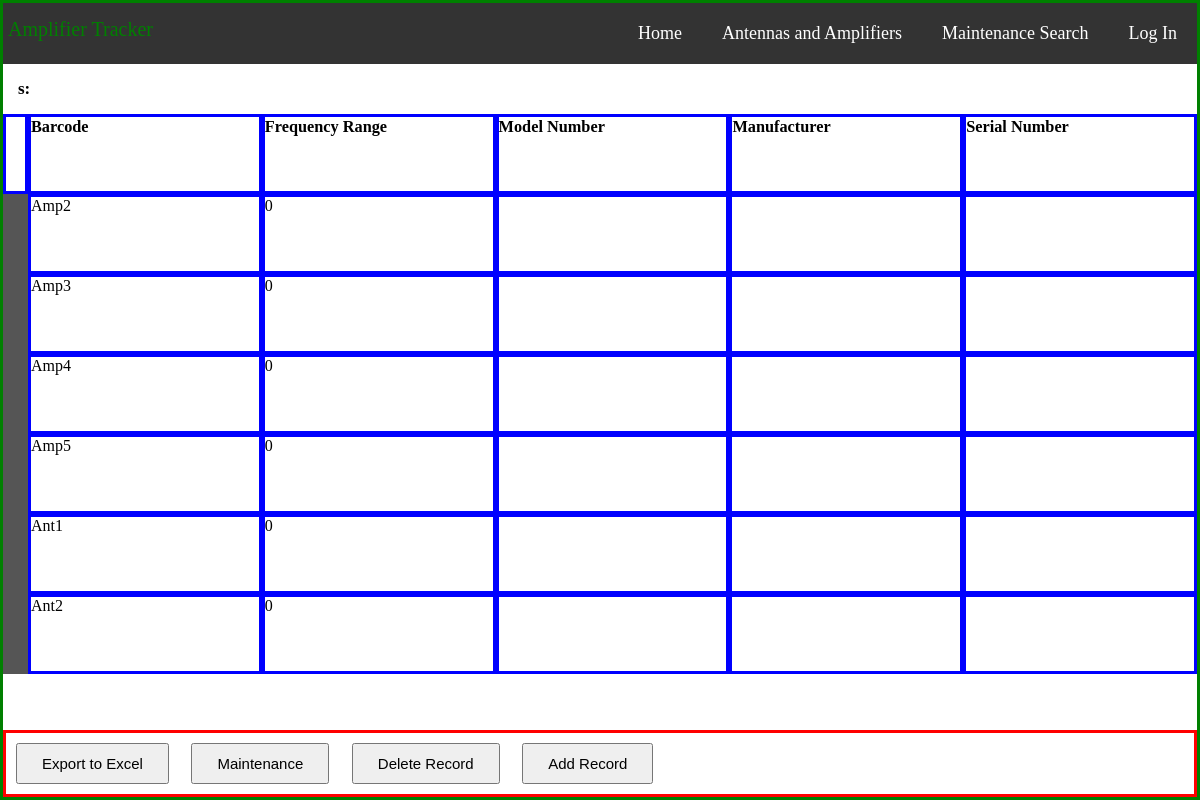
/amps-ants/display.php, run on the app's committed database.
### tables this page shows
CREATE TABLE AmpsAndAnt (
    Barcode varchar(6) NOT NULL,
    StartFrequencyRange int DEFAULT 0,
    EndFrequencyRange int DEFAULT 0,
    ModelNumber varchar(20),
    Manufacturer varchar(40),
    SerialNumber int,
    Type varchar(9) NOT NULL,
    Location varchar(6) NOT NULL,
    PRIMARY KEY (Barcode),
    FOREIGN KEY (Location) REFERENCES Location(Location),
    FOREIGN KEY (Type) REFERENCES EquipType(Type)
);

### database-connector.php (called while the page is built, shortened)
<?php
    class DatabaseConnector {
        private $con;
        function getCon() {
            return $this->con;
        }
        function connect() {
            $this->con = mysqli_connect(self::HOST, self::USERNAME, self::PASSWORD, self::DATABASE);
            return mysqli_connect_errno() ? "Unable to access resources. Please try again later." : "";
        }
    }
?>

### amps-ants/display-util.php (the view, shortened to what this page needs)
<?php
    require_once dirname(__DIR__)."/database-connector.php";
    function getAmpsOrAnt() {
        if ($_SERVER["REQUEST_METHOD"] == "GET") {
            $db = new DatabaseConnector();
            $result = $db->connect();
            if ($result === "") {
                $query = "SELECT * FROM AmpsAndAnt";
                if ($result = $db->getCon()->query($query)) {
                    while($row = $result->fetch_assoc()) {
                        echo "<div ><input class=\"radio-btn\" id=\"{$row["Barcode"]}\" type=\"radio\" name=\"record_selector\" value=\"{$row["Barcode"]}\"><div class=\"rect-selector {$row["Barcode"]}\"></div></div>";
                        echo "<div class=\"grid-item {$row["Barcode"]}\">{$row["Barcode"]}</div>";
                        echo "<div class=\"grid-item {$row["Barcode"]}\">{$row["StartFrequencyRange"]}</div>";
                        echo "<div class=\"grid-item {$row["Barcode"]}\">{$row["ModelNumber"]}</div>";
                        echo "<div class=\"grid-item {$row["Barcode"]}\">{$row["Manufacturer"]}</div>";
                        echo "<div class=\"grid-item {$row["Barcode"]}\">{$row["SerialNumber"]}</div>";
                    }
                }
            }
        }
    }
    function getHeading() {
        return (($_SESSION["POST_type"] === "") ? "Amplifiers and Antennas" : $_SESSION["POST_type"]."s").": ".$_SESSION["POST_loc"];
    }
    function showType() {
        return (isset($_SESSION["POST_type"]) && $_SESSION["POST_type"] === "") ? " extra-grid" : "";
    }
?>

### amps-ants/display.php (shortened to what this page needs)
<?php
    require_once "display-util.php";
?>
<!DOCTYPE html>
<html lang="en">
<head>
    <link rel="stylesheet" href="https://cdnjs.cloudflare.com/ajax/libs/font-awesome/5.13.0/css/all.min.css">
    <link rel="stylesheet" href="../css/main.css">
    <link rel="stylesheet" href="../css/amps-ants/display.css">
</head>
<body>
    <div class="page-container">
        <?php require_once '../header.php'; ?>
        <section>
            <h2><?=getHeading();?></h2>
        </section>
            <form class="record-grid-container<?=showType();?>" id="record-form">
                    <div class="grid-item"></div>
                    <div class="grid-item"><h3>Barcode</h3></div>
                    <div class="grid-item"><h3>Frequency Range</h3></div>
                    <div class="grid-item"><h3>Model Number</h3></div>
                    <div class="grid-item"><h3>Manufacturer</h3></div>
                    <div class="grid-item"><h3>Serial Number</h3></div>
                    <?php getAmpsOrAnt(); ?>
            </form>
            <footer>
                <button>Export to Excel</button>
                <button>Maintenance</button>
                <button type="submit" value="delete" form="record-form">Delete Record</button>
                <button id="add-btn">Add Record</button>
            </footer>
    </div>
</body>
</html>

### header.php (shortened to what this page needs)
<?php
    function hideLogin() {
        return "";
    }
?>
<nav>
    <ul class="nav_bar_list">
        <li class="logo"><a href="#">Amplifier Tracker</a></li>
        <li class="item"><a href="/index.php">Home</a></li>
        <li class="item"><a href="/amps-ants.php">Antennas and Amplifiers</a></li>
        <li class="item"><a href="#">Maintenance Search</a></li>
        <li class="item<?=hideLogin() ?>" id="loginBtn"><a href="#">Log In</a></li>
    </ul>
</nav>

### css/main.css (style rules this page uses)
:root { --clr-dark: #333; --clr-dark-grey: #2D2D2D; }
html { font-size: 62.5%; }
* { margin: 0; padding: 0; box-sizing: border-box; }
nav { background-color: var(--clr-dark); }
.logo a { font-size: 2rem; color: green; }
.item span, .item a { font-size: 1.8rem; color: white; }
.nav_bar_list span, .nav_bar_list li a { text-decoration: none; display: block; padding: 15px 5px; }
.nav_bar_list { list-style-type: none; display: flex; flex-wrap: wrap; align-items: center; justify-content: space-between; }
.item { order: 2; width: 100%; display: none; }
@media all and (min-width: 700px) { .nav_bar_list { flex-wrap: nowrap; align-items: flex-start; background: none; } }
@media all and (min-width: 700px) { .logo { flex: 1; } }
@media all and (min-width: 700px) { .item { order: 1; width: auto; display: block; position: relative; padding: 0px 15px; margin: 5px 0; } }

### css/amps-ants/display.css (style rules this page uses)
.page-container { border: solid; border-color: green; height: 100vh; margin: 0; display: grid; grid-template-rows: auto auto 1fr auto; }
footer { border: solid; border-color: red; }
footer button { margin: 10px; padding: 10px 24px; font-size: 1.5rem; }
.record-grid-container { display: grid; grid-template-columns: auto repeat(5, 1fr); grid-auto-rows: minmax(80px, max-content); overflow-y: scroll; }
.rect-selector { height: 100%; width: 25px; background-color: #555; }
.grid-item { border: solid; border-color: blue; font-size: 1.6rem; }
h2 { margin: 15px; font-size: 1.7rem; }
h3 { font-size: 1.63rem; }

### data on the page
ampsandant: Barcode "Amp2", StartFrequencyRange "0"
ampsandant: Barcode "Amp3", StartFrequencyRange "0"
ampsandant: Barcode "Amp4", StartFrequencyRange "0"
ampsandant: Barcode "Amp5", StartFrequencyRange "0"
ampsandant: Barcode "Ant1", StartFrequencyRange "0"
ampsandant: Barcode "Ant2", StartFrequencyRange "0"

### other printed values
getHeading() "s:"
